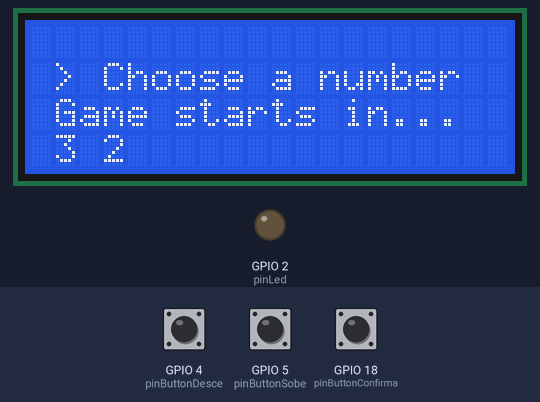
The program below on a simulated ESP32. On the bench: 20×4 character LCD, output pins drawn as LEDs (lit = HIGH). Inputs (shaded band) come from the test bench; at power-on: GPIO 4 (pinButtonDesce) HIGH, GPIO 18 (pinButtonConfirma) HIGH, GPIO 5 (pinButtonSobe) HIGH.

Above: at 1.2 s.
At 4.3 s:
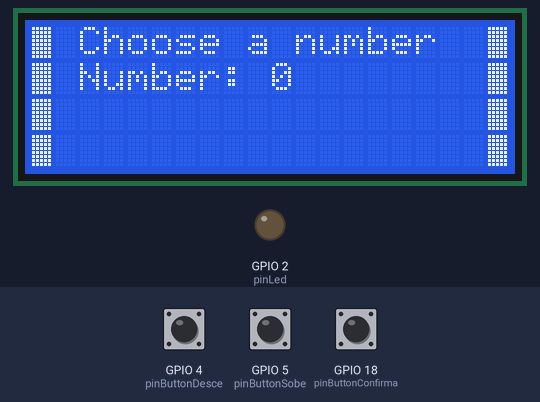
4.4 s: GPIO 4 (pinButtonDesce) pulled LOW for 0.15 s
6.0 s: GPIO 4 (pinButtonDesce) pulled LOW for 1 s
8.5 s: GPIO 18 (pinButtonConfirma) pulsed LOW 5 times (0.12 s each, 0.3 s apart)
At 10.0 s:
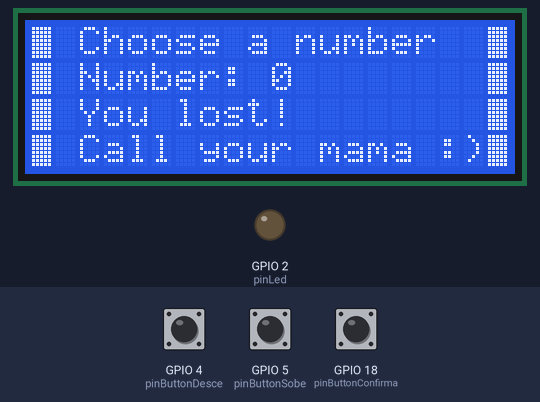
11.5 s: GPIO 5 (pinButtonSobe) pulled LOW for 0.15 s
At 12.7 s:
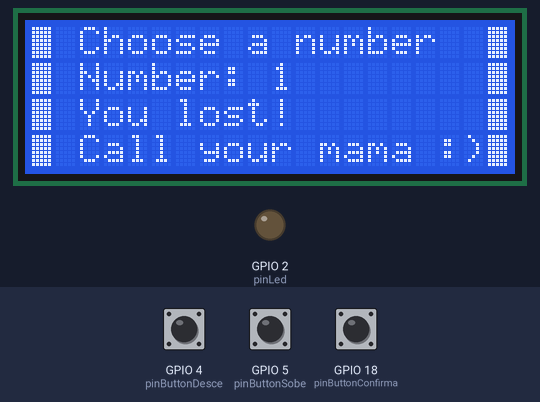
13.1 s: GPIO 5 (pinButtonSobe) pulled LOW for 1 s
Timing chart, 0 to 16.1 s (numbered marks = the images above; inputs shaded):
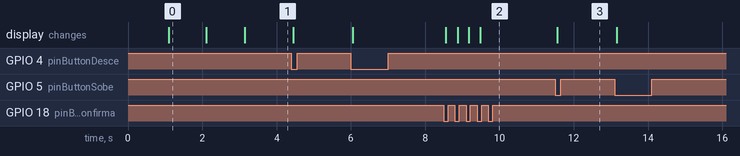

The program:

main.cpp
```cpp
#include <Arduino.h>
#include <LiquidCrystal_I2C.h>

#define pinLed 2
#define pinButtonDesce 4
#define pinButtonSobe 5
#define pinButtonConfirma 18

LiquidCrystal_I2C lcd(0x27, 20, 4);

int posicao = 0, numero = 0, tentativa = 1;
bool numeroEscolhido = false;

void setup() {
  pinMode(pinLed, OUTPUT);
  pinMode(pinButtonSobe, INPUT_PULLUP);
  pinMode(pinButtonDesce, INPUT_PULLUP);
  pinMode(pinButtonConfirma, INPUT_PULLUP);

  lcd.init();
  lcd.backlight();

  lcd.setCursor(0, 1);
  lcd.print(" > Choose a number");
  lcd.setCursor(0, 2);
  lcd.print(" Game starts in...");
  lcd.setCursor(1, 3);
  lcd.print("3");
  delay(1000);
  lcd.setCursor(3, 3);
  lcd.print("2");
  delay(1000);
  lcd.setCursor(5, 3);
  lcd.print("1");
  delay(1000);
  lcd.clear();

  for (int i = 0; i < 4; i++) {
    lcd.setCursor(0, i);
    lcd.write(byte(255));
    lcd.setCursor(19, i);
    lcd.write(byte(255));
  }

  digitalWrite(pinLed, LOW);
  lcd.setCursor(1, 0);
  lcd.print(" Choose a number");
  lcd.setCursor(1, 1);
  lcd.print(" Number: 0");
}

void loop() {
  const unsigned long tempoDebounce = 50;
  static unsigned long tempoAnteriorDebounce = 0;
  unsigned long tempoAtual = millis();

  // Botão "Sobe"
  bool estadoAtualBotaoSobe = digitalRead(pinButtonSobe);
  static bool estadoAnteriorBotaoSobe = 0;
  static bool ultimaAcaoSobe = 1;

  if (estadoAtualBotaoSobe != estadoAnteriorBotaoSobe) {
    tempoAnteriorDebounce = tempoAtual;
  }

  if ((tempoAtual - tempoAnteriorDebounce) > tempoDebounce) {
    if (estadoAtualBotaoSobe != ultimaAcaoSobe) {
      ultimaAcaoSobe = estadoAtualBotaoSobe;
      if (!estadoAtualBotaoSobe) {
        posicao++;
        if (posicao > 9) {
          posicao = 0;
        }
        lcd.setCursor(10, 1);
        lcd.print(" ");
        lcd.setCursor(10, 1);
        lcd.print(posicao);
      }
    }
  }
  estadoAnteriorBotaoSobe = estadoAtualBotaoSobe;

  // Botão "Desce"
  bool estadoAtualBotaoDesce = digitalRead(pinButtonDesce);
  static bool estadoAnteriorBotaoDesce = 0;
  static bool ultimaAcaoDesce = 1;

  if (estadoAtualBotaoDesce != estadoAnteriorBotaoDesce) {
    tempoAnteriorDebounce = tempoAtual;
  }

  if ((tempoAtual - tempoAnteriorDebounce) > tempoDebounce) {
    if (estadoAtualBotaoDesce != ultimaAcaoDesce) {
      ultimaAcaoDesce = estadoAtualBotaoDesce;
      if (!estadoAtualBotaoDesce) {
        posicao--;
        if (posicao < 0) {
          posicao = 9;
        }
        lcd.setCursor(10, 1);
        lcd.print(" ");
        lcd.setCursor(10, 1);
        lcd.print(posicao);
      }
    }
  }
  estadoAnteriorBotaoDesce = estadoAtualBotaoDesce;

  // Botão "Confirma"
  bool estadoAtualBotaoConfirma = digitalRead(pinButtonConfirma);
  static bool estadoAnteriorBotaoConfirma = 0;
  static bool ultimaAcaoConfirma = 1;

  if (estadoAtualBotaoConfirma != estadoAnteriorBotaoConfirma) {
    tempoAnteriorDebounce = tempoAtual;
  }

  if ((tempoAtual - tempoAnteriorDebounce) > tempoDebounce) {
    if (estadoAtualBotaoConfirma != ultimaAcaoConfirma) {
      ultimaAcaoConfirma = estadoAtualBotaoConfirma;
      if (!estadoAtualBotaoConfirma && !numeroEscolhido) {
        lcd.setCursor(10, 1);
        lcd.print(" ");
        lcd.setCursor(10, 1);
        lcd.print(numero);
        numeroEscolhido = true;
        numero = posicao;
        posicao = 0;
        tentativa = 1;
      } else
      if (!estadoAtualBotaoConfirma && numeroEscolhido) {
        lcd.setCursor(1, 2);
        if (posicao == numero) {
          lcd.print("You got it right!");
          digitalWrite(pinLed, HIGH);
        } else if (posicao != numero && tentativa < 3) {
          lcd.print("You got it wrong!");
          digitalWrite(pinLed, LOW);
          lcd.setCursor(1, 3);
          lcd.print("Tries: ");
          lcd.print(tentativa);
          tentativa++;
        } else {
          lcd.print(" You lost!       ");
          digitalWrite(pinLed, LOW);
          lcd.setCursor(1, 3);
          lcd.print(" Call your mama :)");
        }
      }
    }
  }
  estadoAnteriorBotaoConfirma = estadoAtualBotaoConfirma;
}
```

Measured:
- after the input at 8.5 s, the display: first changes after 0.06 s (image 2 shows a later state)
- after the input at 11.5 s, the display: changes after 0.05 s (image 3)
